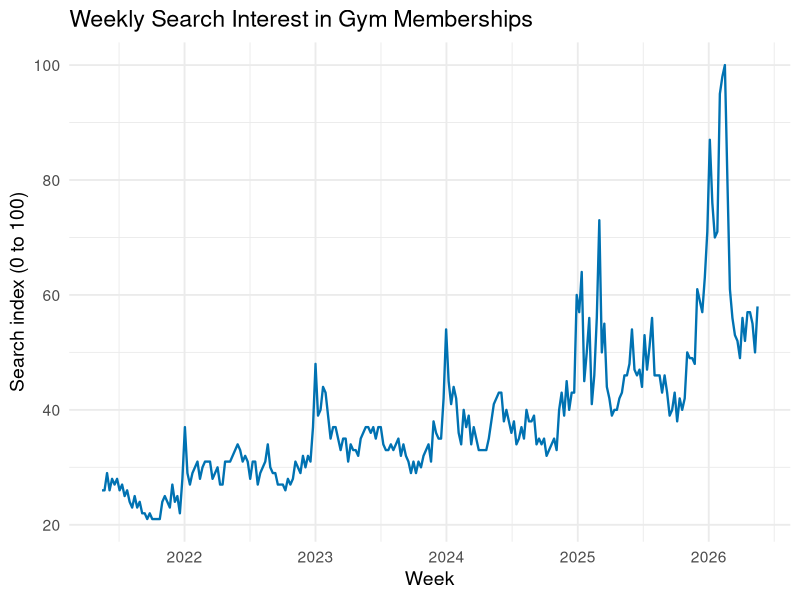
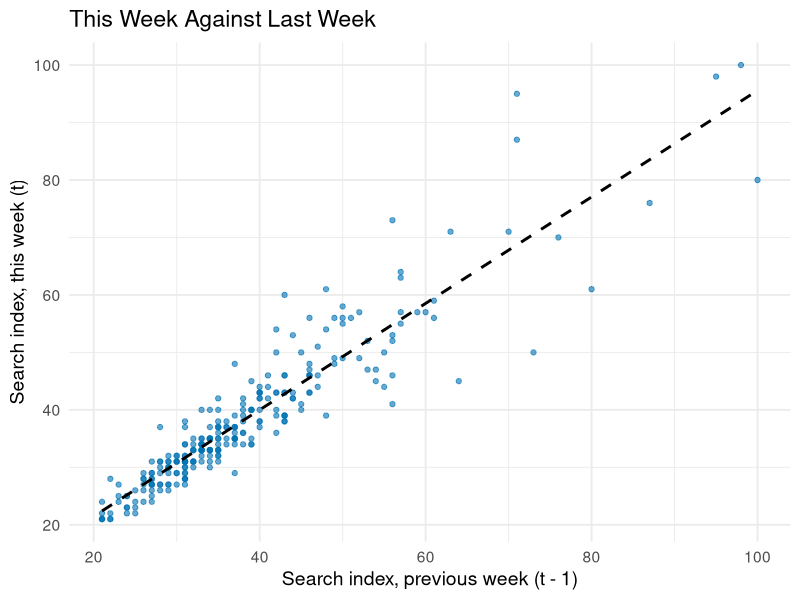
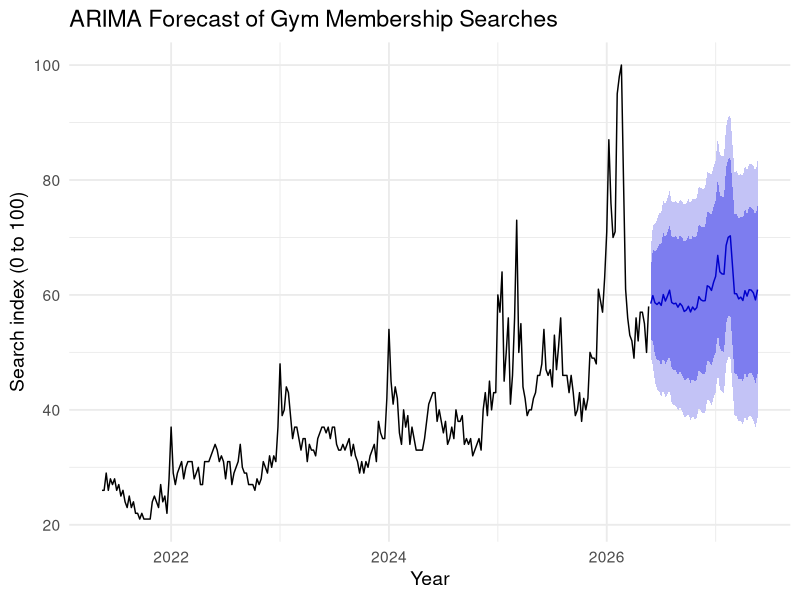

The R source for these figures, in order:
# ==================================================================
# R Companion, Chapter 12: Time Series Analysis
# Statistical Methods in Research
#
# What this script makes:
#   1. A time series line plot
#   2. A lag-1 variable, its autocorrelation, and a lag-1
#      scatterplot
#   3. An ARIMA model and a forecast with prediction intervals
#
# Before you run it:
#   - Put this script and gym_membership_searches.csv in the same
#     folder.
#   - In RStudio, choose
#     Session > Set Working Directory > To Source File Location.
#   - Install ggplot2 and forecast once, if you have not already
#     (see Getting Set Up).
# ==================================================================


## ---- load-packages ----
# ggplot2 draws the graphs; forecast fits the ARIMA model and
# makes the forecast.
library(ggplot2)
library(forecast)


## ---- read-data ----
# CHANGE THIS: the file name of your dataset, inside the quotes.
gym <- read.csv("gym_membership_searches.csv")
names(gym)
head(gym)


## ---- dates ----
# Turn the dates from text into real dates, so R puts them in
# time order on a graph.
#    format = "%m-%d-%y" describes how the dates are written:
#      month-day-year, with a two-digit year (05-16-21).
#      Use "%Y" for a four-digit year (05-16-2021), and change
#      the - to / if your dates use slashes (05/16/21).
# CHANGE THIS: your date column (in both places) and its format
gym$Week <- as.Date(gym$Week, format = "%m-%d-%y")
head(gym)


## ---- line-plot ----
# 1. TIME SERIES LINE PLOT: time along the bottom, the measurement
#    up the side. geom_line() joins the points in time order.
# CHANGE THIS: your date column, your measurement, and your labels
ggplot(gym, aes(x = Week, y = gym.membership)) +
  geom_line(color = "#0072B2", linewidth = 0.8) +
  labs(title = "Weekly Search Interest in Gym Memberships",
       x = "Week",
       y = "Search index (0 to 100)") +
  theme_minimal(base_size = 14)


## ---- lag ----
# 2. THE LAG-1 VARIABLE: each row gets the PREVIOUS row's value.
#    gym$gym.membership[-nrow(gym)] is every value except the
#      last one (nrow() counts the rows; the minus sign drops
#      that row).
#    c(NA, ...) puts an empty value at the start, since the first
#      week has no week before it.
# CHANGE THIS: your dataset (in all three places) and your
#              measurement
gym$lag_1 <- c(NA, gym$gym.membership[-nrow(gym)])
head(gym)


## ---- autocorrelation ----
# The lag-1 autocorrelation: the correlation between each week
# and the week before.
#    use = "complete.obs" skips the first row, which has no
#      previous week. Leave it as is.
# CHANGE THIS: your measurement and your lag column
cor(gym$gym.membership, gym$lag_1, use = "complete.obs")


## ---- lag-plot ----
# The lag-1 scatterplot: last week along the bottom, this week up
# the side, with a straight line, as in Chapter 4.
#    na.rm = TRUE in both layers skips the first row quietly.
# CHANGE THIS: your lag column, your measurement, and your labels
ggplot(gym, aes(x = lag_1, y = gym.membership)) +
  geom_point(color = "#0072B2", alpha = 0.6, na.rm = TRUE) +
  geom_smooth(method = "lm", formula = y ~ x, se = FALSE,
              color = "black", linetype = "dashed",
              na.rm = TRUE) +
  labs(title = "This Week Against Last Week",
       x = "Search index, previous week (t - 1)",
       y = "Search index, this week (t)") +
  theme_minimal(base_size = 14)


## ---- ts ----
# 3. ARIMA FORECAST.
#    ts() turns the measurement into a time series.
#    frequency = 52 is the number of measurements per year (52
#      for weekly data, 12 for monthly, 4 for quarterly).
#    start = c(2021, 20) is when the series starts: the year, then
#      which measurement of that year (here, the 20th week).
# CHANGE THIS: your measurement, frequency, and start
gym_ts <- ts(gym$gym.membership, frequency = 52,
             start = c(2021, 20))


## ---- arima ----
# auto.arima() tries many ARIMA models and keeps the best one.
# CHANGE THIS: your time series' name, and a name for the model
gym_model <- auto.arima(gym_ts)
gym_model


## ---- forecast ----
# forecast() projects the model forward.
#    h = 52 is how many measurements ahead to forecast (52 weeks,
#      or one year, here).
# CHANGE THIS: your model's name and how far ahead to forecast
gym_forecast <- forecast(gym_model, h = 52)

# The highest forecast value.
max(gym_forecast$mean)


## ---- forecast-plot ----
# The forecast plot: the data, then the forecast line with its
# 80% and 95% prediction intervals shaded around it.
# CHANGE THIS: your forecast's name and your labels
autoplot(gym_forecast) +
  labs(title = "ARIMA Forecast of Gym Membership Searches",
       x = "Year",
       y = "Search index (0 to 100)") +
  theme_minimal(base_size = 14)
